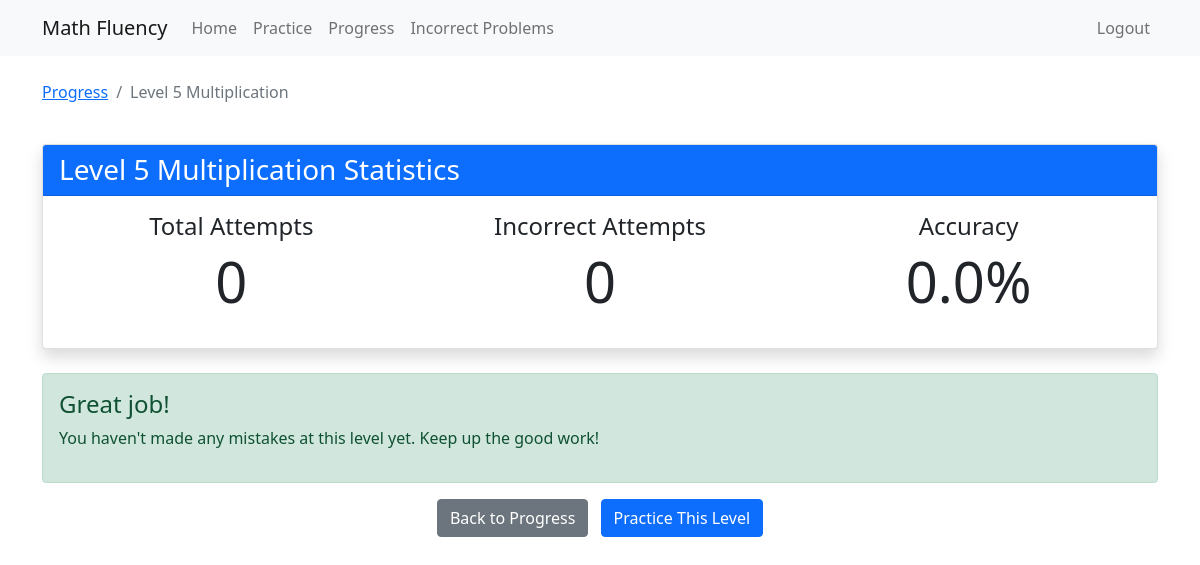
Before: /analyze_level/multiplication/5 (signed in) with the older database file.
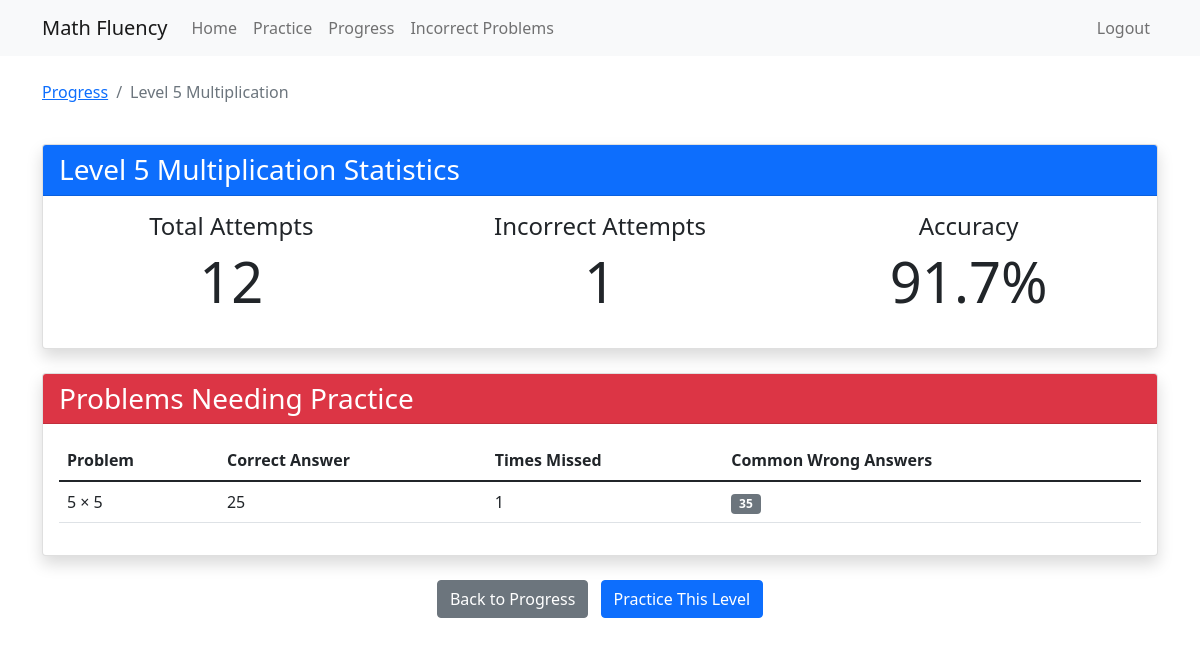
After: the same page with the newer database file.
### models/practice_attempt.py (models this page shows)
class PracticeAttempt(db.Model):
    id = db.Column(db.Integer, primary_key=True)
    user_id = db.Column(db.Integer, db.ForeignKey('user.id'), nullable=False)
    operation = db.Column(db.String(20), nullable=False)  # 'addition' or 'multiplication'
    level = db.Column(db.Integer, nullable=False)
    problem = db.Column(db.String(50), nullable=False)
    user_answer = db.Column(db.Integer, nullable=False)
    correct_answer = db.Column(db.Integer, nullable=False)
    is_correct = db.Column(db.Boolean, nullable=False)
    time_taken = db.Column(db.Float)  # in seconds
    created_at = db.Column(db.DateTime, default=datetime.utcnow)
    user = db.relationship('User', backref=db.backref('practice_attempts', lazy=True))

### app.py (the view)
@app.route('/analyze_level/<operation>/<int:level>')
@login_required
def analyze_level(operation, level):
    try:
        attempts = PracticeAttempt.query.filter(
            PracticeAttempt.user_id == current_user.id,
            PracticeAttempt.operation == operation,
            PracticeAttempt.level == level
        ).order_by(PracticeAttempt.created_at.desc()).all()
        total_attempts = len(attempts)
        incorrect_attempts = [a for a in attempts if not a.is_correct]
        problem_stats = {}
        for attempt in incorrect_attempts:
            if attempt.problem not in problem_stats:
                problem_stats[attempt.problem] = {
                    'incorrect_count': 0,
                    'user_answers': [],
                    'correct_answer': attempt.correct_answer
                }
            problem_stats[attempt.problem]['incorrect_count'] += 1
            problem_stats[attempt.problem]['user_answers'].append(attempt.user_answer)
        problems_list = [
            {
                'problem': problem,
                'incorrect_count': stats['incorrect_count'],
                'user_answers': stats['user_answers'],
                'correct_answer': stats['correct_answer']
            }
            for problem, stats in problem_stats.items()
        ]
        problems_list.sort(key=lambda x: x['incorrect_count'], reverse=True)
        accuracy = ((total_attempts - len(incorrect_attempts)) / total_attempts * 100) if total_attempts > 0 else 0
        return render_template('analyze_level.html',
            operation=operation,
            level=level,
            total_attempts=total_attempts,
            incorrect_count=len(incorrect_attempts),
            accuracy=accuracy,
            problems=problems_list
        )
    except Exception as e:
        print(f"Error in analyze_level route: {str(e)}")
        return f"An error occurred: {str(e)}", 500

### app.py (called while the page is built)
@app.template_filter('unique')
def unique_filter(l):
    seen = set()
    return [x for x in l if not (x in seen or seen.add(x))]

@login_manager.user_loader
def load_user(user_id):
    return User.query.get(int(user_id))

### templates/analyze_level.html (shortened to what this page needs)
{% extends "base.html" %}
{% block content %}
<div class="container mt-4">
    <div class="row mb-4">
        <div class="col">
            <nav aria-label="breadcrumb">
                <ol class="breadcrumb">
                    <li class="breadcrumb-item"><a href="{{ url_for('progress') }}">Progress</a></li>
                    <li class="breadcrumb-item active">Level {{ level }} {{ operation|title }}</li>
                </ol>
            </nav>
        </div>
    </div>
    <div class="card mb-4 shadow">
        <div class="card-header bg-primary text-white">
            <h3 class="mb-0">Level {{ level }} {{ operation|title }} Statistics</h3>
        </div>
        <div class="card-body">
            <div class="row">
                <div class="col-md-4 text-center mb-3">
                    <h4>Total Attempts</h4>
                    <div class="display-4">{{ total_attempts }}</div>
                </div>
                <div class="col-md-4 text-center mb-3">
                    <h4>Incorrect Attempts</h4>
                    <div class="display-4">{{ incorrect_count }}</div>
                </div>
                <div class="col-md-4 text-center mb-3">
                    <h4>Accuracy</h4>
                    <div class="display-4">{{ "%.1f"|format(accuracy) }}%</div>
                </div>
            </div>
        </div>
    </div>
    {% if problems %}
    <div class="card mb-4 shadow">
        <div class="card-header bg-danger text-white">
            <h3 class="mb-0">Problems Needing Practice</h3>
        </div>
        <div class="card-body">
            <div class="table-responsive">
                <table class="table table-hover">
                    <thead>
                        <tr>
                            <th>Problem</th>
                            <th>Correct Answer</th>
                            <th>Times Missed</th>
                            <th>Common Wrong Answers</th>
                        </tr>
                    </thead>
                    <tbody>
                        {% for problem in problems %}
                        <tr>
                            <td>{{ problem['problem'] }}</td>
                            <td>{{ problem['correct_answer'] }}</td>
                            <td>{{ problem['incorrect_count'] }}</td>
                            <td>
                                {% for answer in problem['user_answers']|unique|sort %}
                                <span class="badge bg-secondary me-1">{{ answer }}</span>
                                {% endfor %}
                            </td>
                        </tr>
                        {% endfor %}
                    </tbody>
                </table>
            </div>
        </div>
    </div>
    {% else %}
    <div class="alert alert-success" role="alert">
        <h4 class="alert-heading">Great job!</h4>
        <p>You haven't made any mistakes at this level yet. Keep up the good work!</p>
    </div>
    {% endif %}
    <div class="text-center mb-4">
        <a href="{{ url_for('progress') }}" class="btn btn-secondary me-2">
            Back to Progress
        </a>
        <a href="{{ url_for('practice') }}" class="btn btn-primary">
            Practice This Level
        </a>
    </div>
</div>
{% endblock %}

Changed rows visible on the page:
added PracticeAttempt: problem "5 × 5", correct_answer "25", incorrect_count "1", unique "35"
Other visible differences:
{{ total_attempts }}: "0" → "12"
{{ incorrect_count }}: "0" → "1"
{{ "%.1f"|format(accuracy) }}: "0.0" → "91.7"
text no longer shown: "Great job! You haven't made any mistakes at this level yet. Keep up the good work!"
text now shown: "Problems Needing Practice Problem Correct Answer Times Missed Common Wrong Answers"
